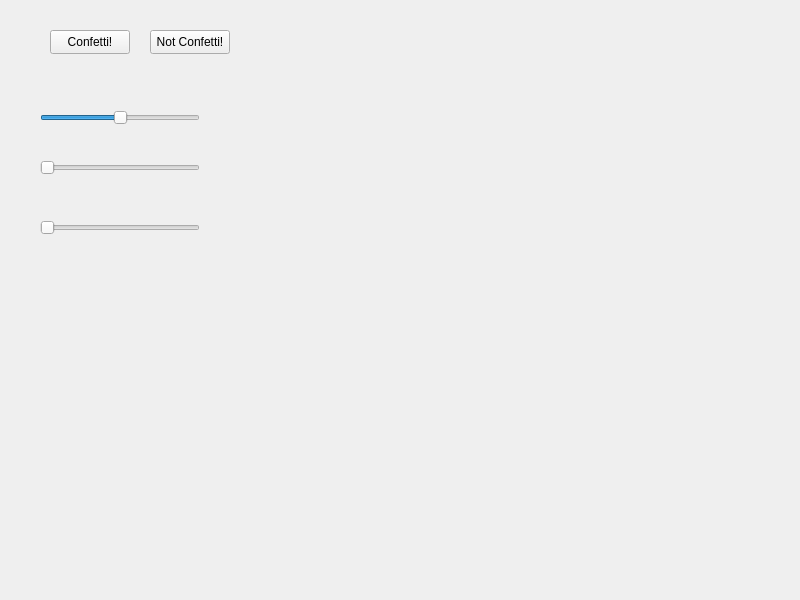
<?xml version="1.0" encoding="UTF-8"?>
<ui version="4.0">
 <class>Widget</class>
 <widget class="QWidget" name="Widget">
  <property name="geometry">
   <rect>
    <x>0</x>
    <y>0</y>
    <width>800</width>
    <height>600</height>
   </rect>
  </property>
  <property name="windowTitle">
   <string>Widget</string>
  </property>
    <widget class="QPushButton" name="Regular Button">
   <property name="geometry">
    <rect>
     <x>150</x>
     <y>30</y>
     <width>80</width>
     <height>24</height>
    </rect>
   </property>
   <property name="toolTip">
    <string/>
   </property>
   <property name="text">
    <string>Not Confetti!</string>
   </property>
  </widget>
  <widget class="QSlider" name="Temperature Slider">
   <property name="geometry">
    <rect>
     <x>40</x>
     <y>110</y>
     <width>160</width>
     <height>16</height>
    </rect>
   </property>
   <property name="minimum">
    <number>-100</number>
   </property>
   <property name="maximum">
    <number>100</number>
   </property>
   <property name="singleStep">
    <number>10</number>
   </property>
   <property name="orientation">
    <enum>Qt::Horizontal</enum>
   </property>
  </widget>
  <widget class="QSlider" name="Altitude Slider">
   <property name="geometry">
    <rect>
     <x>40</x>
     <y>160</y>
     <width>160</width>
     <height>16</height>
    </rect>
   </property>
   <property name="minimum">
    <number>0</number>
   </property>
   <property name="maximum">
    <number>10000</number>
   </property>
   <property name="singleStep">
    <number>500</number>
   </property>
   <property name="orientation">
    <enum>Qt::Horizontal</enum>
   </property>
  </widget>
  <widget class="QSlider" name="Something Slider">
   <property name="geometry">
    <rect>
     <x>40</x>
     <y>220</y>
     <width>160</width>
     <height>16</height>
    </rect>
   </property>
   <property name="maximum">
    <number>10</number>
   </property>
   <property name="singleStep">
    <number>2</number>
   </property>
   <property name="orientation">
    <enum>Qt::Horizontal</enum>
   </property>
  </widget>
  <widget class="QPushButton" name="Confetti Button">
   <property name="geometry">
    <rect>
     <x>50</x>
     <y>30</y>
     <width>80</width>
     <height>24</height>
    </rect>
   </property>
   <property name="toolTip">
    <string>confetti</string>
   </property>
   <property name="text">
    <string>Confetti!</string>
   </property>
  </widget>
 </widget>
 <resources/>
 <connections/>
</ui>
